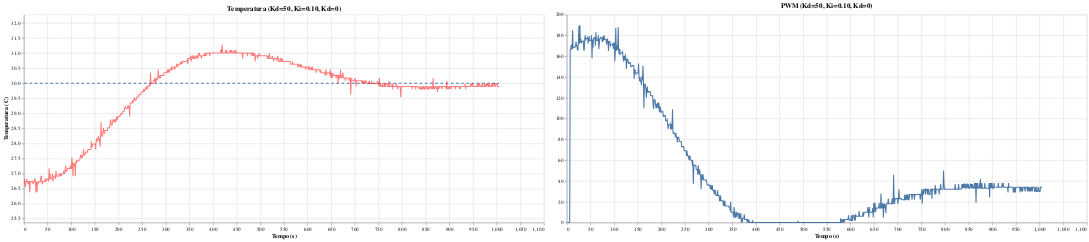

Notebook code for this chart:
### Code cell
lenz_feliz(data_50p_10i_00d,'Kd=50, Ki=0.10, Kd=0')

### Figure 1 — Vega-Lite specification as saved in the notebook (floating-point values rounded to 4 significant figures; data arrays with more than 128 entries replaced by an {"elided": "..."} marker saying what was removed)
{"config": {"view": {"continuousWidth": 300, "continuousHeight": 300}}, "hconcat": [{"layer": [{"mark": {"type": "line", "strokeDash": [5, 5]}, "encoding": {"x": {"field": "Tempo (s)", "title": "Tempo (s)", "type": "quantitative"}, "y": {"field": "Temp Desejada (C)", "scale": {"domain": [25.37, 31.28]}, "title": "Temperatura (C)", "type": "quantitative"}}, "title": "Temperatura (Kd=50, Ki=0.10, Kd=0)"}, {"mark": {"type": "line", "color": "red"}, "encoding": {"opacity": {"value": 0.5}, "x": {"field": "Tempo (s)", "title": "Tempo (s)", "type": "quantitative"}, "y": {"field": "Temp Atual (C)", "scale": {"domain": [25.37, 32.28]}, "title": "Temperatura (C)", "type": "quantitative"}}, "title": "Temperatura (Kd=50, Ki=0.10, Kd=0)"}], "height": 400, "width": 1000}, {"mark": {"type": "line"}, "encoding": {"opacity": {"value": 1}, "x": {"field": "Tempo (s)", "title": "Tempo (s)", "type": "quantitative"}, "y": {"field": "PWM", "title": "", "type": "quantitative"}}, "height": 400, "title": "PWM (Kd=50, Ki=0.10, Kd=0)", "width": 1000}], "data": {"name": "data-50b0c331beafe3b333ed24bc5dcaab42"}, "transform": [{"filter": "(datum['Tempo (s)'] <= 2000)"}], "$schema": "https://vega.github.io/schema/vega-lite/v5.20.1.json", "datasets": {"data-50b0c331beafe3b333ed24bc5dcaab42": {"elided": "980 records"}}}
